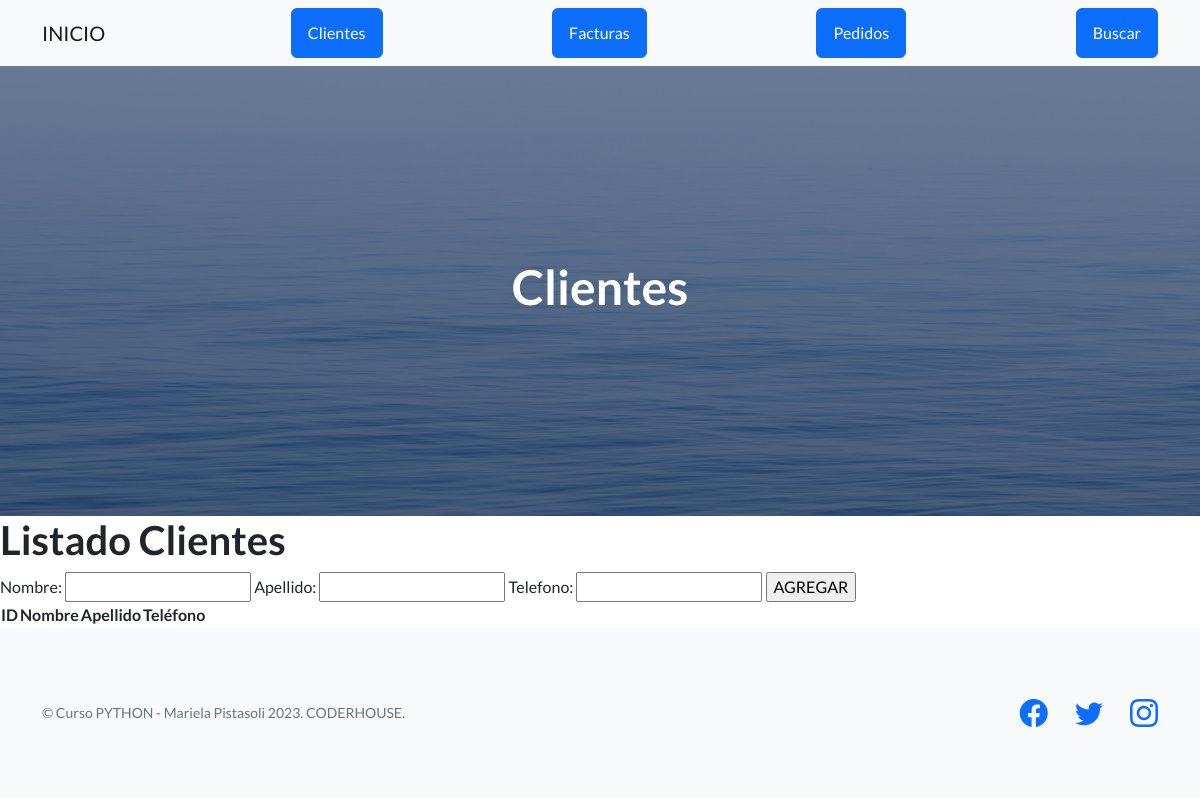
/AppMVT/cliente/, run on an earlier commit of the app's database.
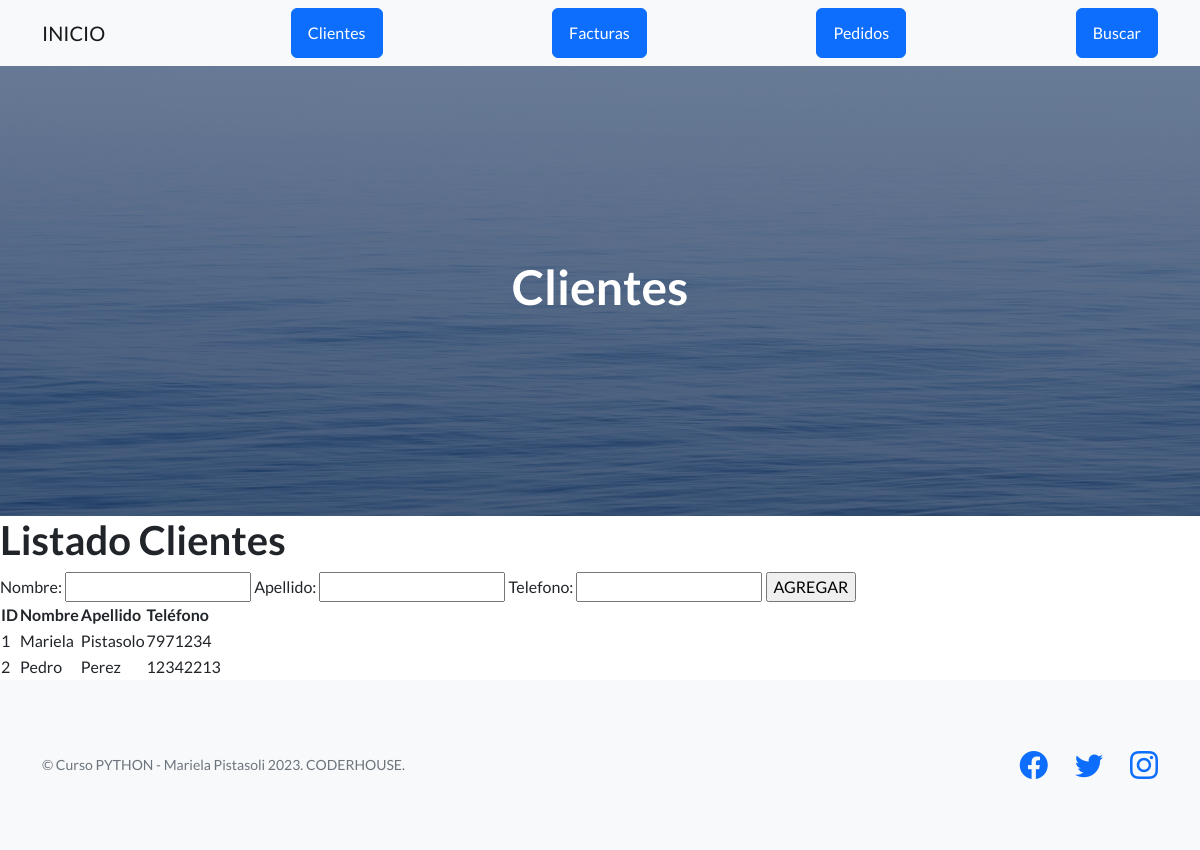
And on a later commit of the database.
### AppMVT/models.py (models this page shows, shortened)
class Cliente(models.Model):
    nombre=models.CharField(max_length=50)
    apellido=models.CharField(max_length=50)
    telefono=models.IntegerField()

### AppMVT/views.py (the view)
# urls.py: path('cliente/', clientes, name="clientes"),
def clientes(request):
    if request.method == "POST":
        form = ClienteForm(request.POST)
        if form.is_valid():
            cliente = Cliente()
            cliente.nombre = form.cleaned_data["nombre"]
            cliente.apellido = form.cleaned_data["apellido"]
            cliente.telefono = form.cleaned_data["telefono"]
            cliente.save()
    else:
       form = ClienteForm()
    clientes = Cliente.objects.all()
    context= {"clientes": clientes, "form": form}
    return render(request, ("AppMVT/cliente.html"), context)

### AppMVT/forms.py
class ClienteForm(forms.Form):
    nombre=forms.CharField(max_length=50)
    apellido=forms.CharField(max_length=50)
    telefono=forms.IntegerField()

### AppMVT/templates/AppMVT/cliente.html (shortened to what this page needs)
{% extends "AppMVT/padre.html" %}
{% load static %}
{% block titulo %}
    <h1>Clientes</h1>
{% endblock %}
{% block formulario_titulo %}
<h1>Listado Clientes</h1>
<form action="" method="POST">
    {{ form }}
    <input type="submit" value="AGREGAR">
</form>
<table>
    <thead>
        <tr>
            <th>ID</th>
            <th>Nombre</th>
            <th>Apellido</th>
            <th>Teléfono</th>
        </tr>
    </thead>
    <tbody>
        {% for cliente in clientes %}
        <tr>
            <td>
                {{ cliente.id }}
            </td>
            <td>
                {{ cliente.nombre }}
            </td>
            <td>
                {{ cliente.apellido }}
            </td>
            <td>
                {{ cliente.telefono }}
            </td>
        </tr>
        {% endfor %}
    </tbody>
</table>
{% endblock %}

What changed in the data, as far as the page shows it:
added Cliente: id "1", nombre "Mariela", apellido "Pistasolo", telefono "7971234"
added Cliente: id "2", nombre "Pedro", apellido "Perez", telefono "12342213"
